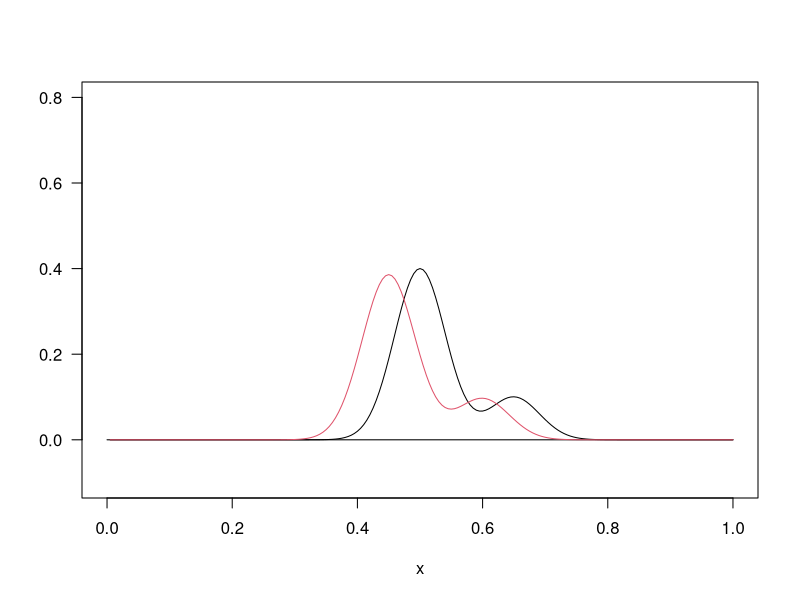

R code for this plot: (Note: this script raises an error after producing the figure.)
l<-1
dx<- 0.005
dt<- 0.005
c<- -0.5
si<-c*dt/dx
si
n<- 1/dx
n
N <-100
#conditia initiala
ff <-function(x)
  return<- 0.4*exp(-300*(x-0.5)^2)+0.1*exp(-300*(x-0.65)^2)
u0<- vector("numeric",length=n)
for (i in 1:n){
  u0[i] <- ff(i*dx)
}
u0[100]

val_x<-vector("numeric", length = n)
for (i in 1:n){
  val_x[i]<- i*dx
}

plot(val_x,u0,xlim = c(0,1),ylim = c(-0.1,0.8),type='l',xlab ='x', ylab='',las=1)
lines(c(0,1),c(0,0), lwd=1)
#def matricea solutiilor aproximative in nodurile interioare
u<- array(0,dim=c(N,n)) 
#prima iteratie
for (i in 1:(n-1)){
  u[1,i]<- -si*u0[i+1]+(si+1)*u0[i]
}
u[1,199]

for (j in 1:(N-1)){
  for (i in 1:(n-1)){
    u[j+1,i]<- -si*u[j,i+1]+ (si+1)*u[j,i]
  }
} 
u[75,109]

val_iter<-vector("numeric", length = n)
for (i in 1:(n)){
  val_iter[i]<- u[20,i]
}

lines(val_x,val_iter,col='2')

legend(locator(1),c("t=0","t-0.1","t=0.2"), col=c(1,2,3),pch=16,cex=0.7)

#reprez sol exacta

t1<-0.2
ffe<-function(x)
  return<-0.4*exp(-300*(x-c*t1-0.5)^2)+0.1*exp(-300*(x-c*t1-0.65)^2)

sol_ex <- vector("numeric", length=n)
for(i in 1:n){
  sol_ex[i] <- ffe(i*dx)
}
sol_ex[100]
u0[100]

lines(val_x, sol_ex, col='6')

#pe de o parte sol ex dep numai de val caracteristicii ei, iar val ei este val din nodul xm - ctj
#val aprox calc cu schema numerica dep de sirul de val din nodurile coresp cond initiale
